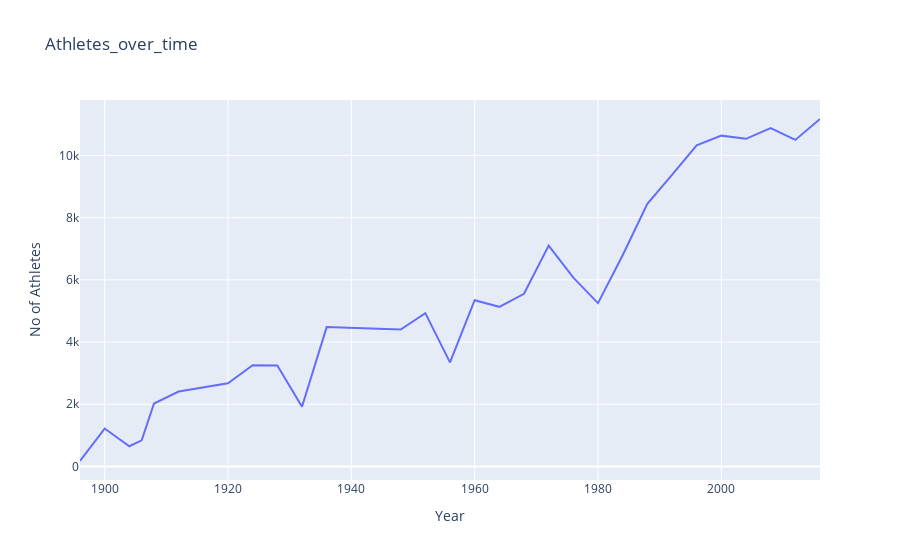

Notebook source saved alongside this figure:
### Code cell
fig = px.line(Athletes_over_time, x="Year", y="No of Athletes", title='Athletes_over_time')
fig.show()

### Figure 1 — Plotly figure (JSON) as saved in the notebook; plotly's stock layout.template omitted (floating-point values rounded to 4 significant figures)
{"data": [{"hovertemplate": "Year=%{x}<br>No of Athletes=%{y}<extra></extra>", "legendgroup": "", "line": {"color": "#636efa", "dash": "solid"}, "marker": {"symbol": "circle"}, "mode": "lines", "name": "", "orientation": "v", "showlegend": false, "type": "scatter", "x": [1896, 1900, 1904, 1906, 1908, 1912, 1920, 1924, 1928, 1932, 1936, 1948, 1952, 1956, 1960, 1964, 1968, 1972, 1976, 1980, 1984, 1988, 1992, 1996, 2000, 2004, 2008, 2012, 2016], "xaxis": "x", "y": [176, 1220, 650, 841, 2024, 2409, 2675, 3256, 3246, 1922, 4482, 4402, 4931, 3346, 5348, 5134, 5552, 7105, 6070, 5252, 6791, 8443, 9380, 10324, 10639, 10537, 10880, 10502, 11174], "yaxis": "y"}], "layout": {"legend": {"tracegroupgap": 0}, "title": {"text": "Athletes_over_time"}, "xaxis": {"anchor": "y", "domain": [0, 1], "title": {"text": "Year"}}, "yaxis": {"anchor": "x", "domain": [0, 1], "title": {"text": "No of Athletes"}}}}
